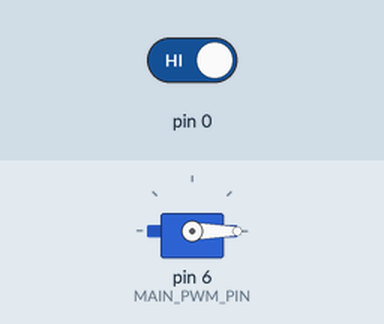
Bench run of a sketch on a simulated Arduino Uno, built with avr-gcc and run on an emulated ATmega328P. Shown: servo. The inputs (shaded band) are chosen by the test bench; at power-on: pin 0 HIGH.

Above: at 1.2 s.
1.3 s: pin 0 driven LOW
At 2.5 s:
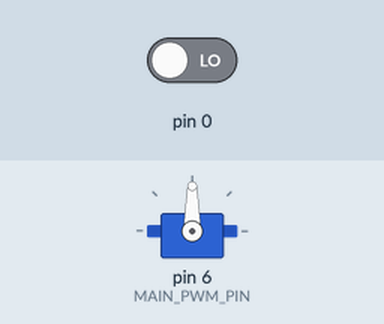
2.8 s: pin 0 driven HIGH
At 3.7 s:
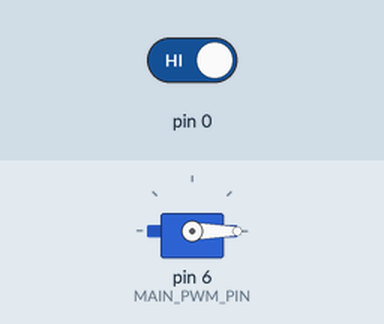
Timing chart, 0 to 5.8 s (numbered marks = the images above; inputs shaded):
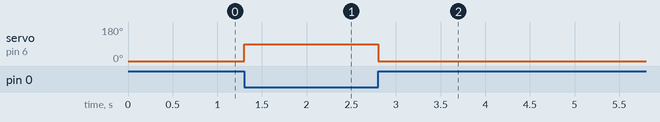

The sketch:

GSECPico_Cold_Flow_SW.ino
```cpp
#include <Servo.h>
Servo mainServo; //Initialize servo object
const int MAIN_PWM_PIN = 6; //Attach servo to GPIO 6 (pin 9)
const int MAIN_CMD_PIN = 7; //Specify the servo logic command pin as GPIO 7 (pin 10)
const int CTRL_ANGLE = 90; //Define the angle that means "open"

void setup() {
  mainServo.attach(MAIN_PWM_PIN);
  pinMode(MAIN_CMD_PIN, INPUT);
}

//Detect if the logic control data pin's state, and adjust the position of the servo accordingly
void loop() {
  if (digitalRead(0) == LOW) { //Logic "flipped" due to GSEC's (a Raspberry Pi 5) GPIO being set to high upon bootup on output pin. Adjust accordingly, if different GSEC GPIO used
    mainServo.write(CTRL_ANGLE);
  }
  if (digitalRead(0) == HIGH) {
    mainServo.write(0);
  }

}
```

Measured:
- after the input at 1.3 s, servo on pin 6 (MAIN_PWM_PIN): 0° → 90° at once
- after the input at 2.8 s, servo on pin 6 (MAIN_PWM_PIN): 90° → 0° at once
